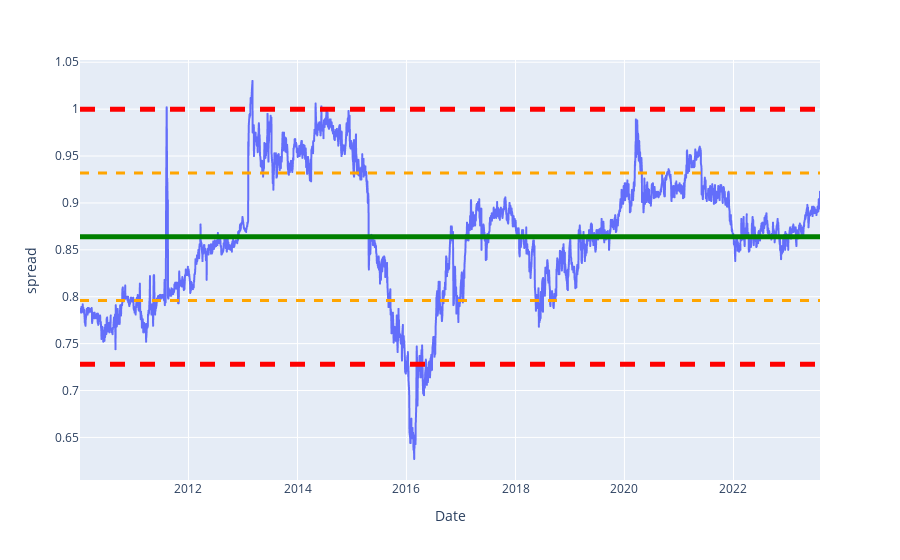

Here is the notebook cell this chart was saved with:
### Code cell
fig01 = px.line(spread_df, x=spread_df.index, y=spread_df.spread)

fig01.add_hline(y=media_spread, line_width=5, line_color="green")
fig01.add_hline(y=sd1_min_spread, line_width=3, line_dash="dash", line_color="orange")
fig01.add_hline(y=sd1_max_spread, line_width=3, line_dash="dash", line_color="orange")
fig01.add_hline(y=sd2_min_spread, line_width=5, line_dash="dash", line_color="red")
fig01.add_hline(y=sd2_max_spread, line_width=5, line_dash="dash", line_color="red")
fig01.show()

### Figure 1 — Plotly figure (JSON) as saved in the notebook; plotly's stock layout.template omitted (floating-point values rounded to 4 significant figures; data arrays with more than 128 entries replaced by an {"elided": "..."} marker saying what was removed)
{"data": [{"hovertemplate": "Date=%{x}<br>spread=%{y}<extra></extra>", "legendgroup": "", "line": {"color": "#636efa", "dash": "solid"}, "marker": {"symbol": "circle"}, "mode": "lines", "name": "", "showlegend": false, "type": "scattergl", "x": {"elided": "3374 str values"}, "xaxis": "x", "y": {"elided": "3374 float values"}, "yaxis": "y"}], "layout": {"legend": {"tracegroupgap": 0}, "margin": {"t": 60}, "shapes": [{"line": {"color": "green", "width": 5}, "type": "line", "x0": 0, "x1": 1, "xref": "x domain", "y0": 0.864, "y1": 0.864, "yref": "y"}, {"line": {"color": "orange", "dash": "dash", "width": 3}, "type": "line", "x0": 0, "x1": 1, "xref": "x domain", "y0": 0.796, "y1": 0.796, "yref": "y"}, {"line": {"color": "orange", "dash": "dash", "width": 3}, "type": "line", "x0": 0, "x1": 1, "xref": "x domain", "y0": 0.932, "y1": 0.932, "yref": "y"}, {"line": {"color": "red", "dash": "dash", "width": 5}, "type": "line", "x0": 0, "x1": 1, "xref": "x domain", "y0": 0.728, "y1": 0.728, "yref": "y"}, {"line": {"color": "red", "dash": "dash", "width": 5}, "type": "line", "x0": 0, "x1": 1, "xref": "x domain", "y0": 1, "y1": 1, "yref": "y"}], "xaxis": {"anchor": "y", "domain": [0, 1], "title": {"text": "Date"}}, "yaxis": {"anchor": "x", "domain": [0, 1], "title": {"text": "spread"}}}}
